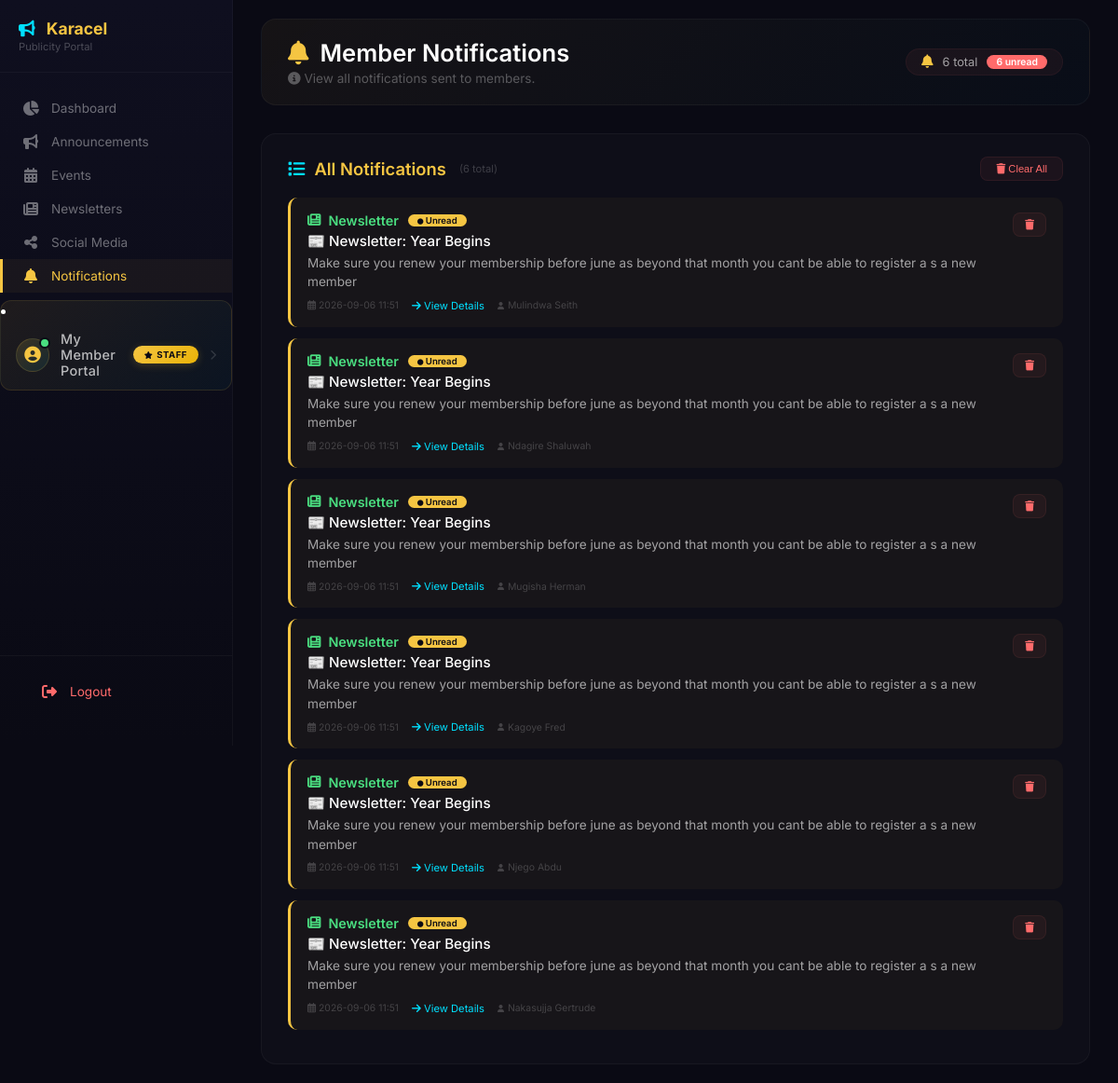
/publicity/notifications (signed in), run on an earlier commit of the app's database.
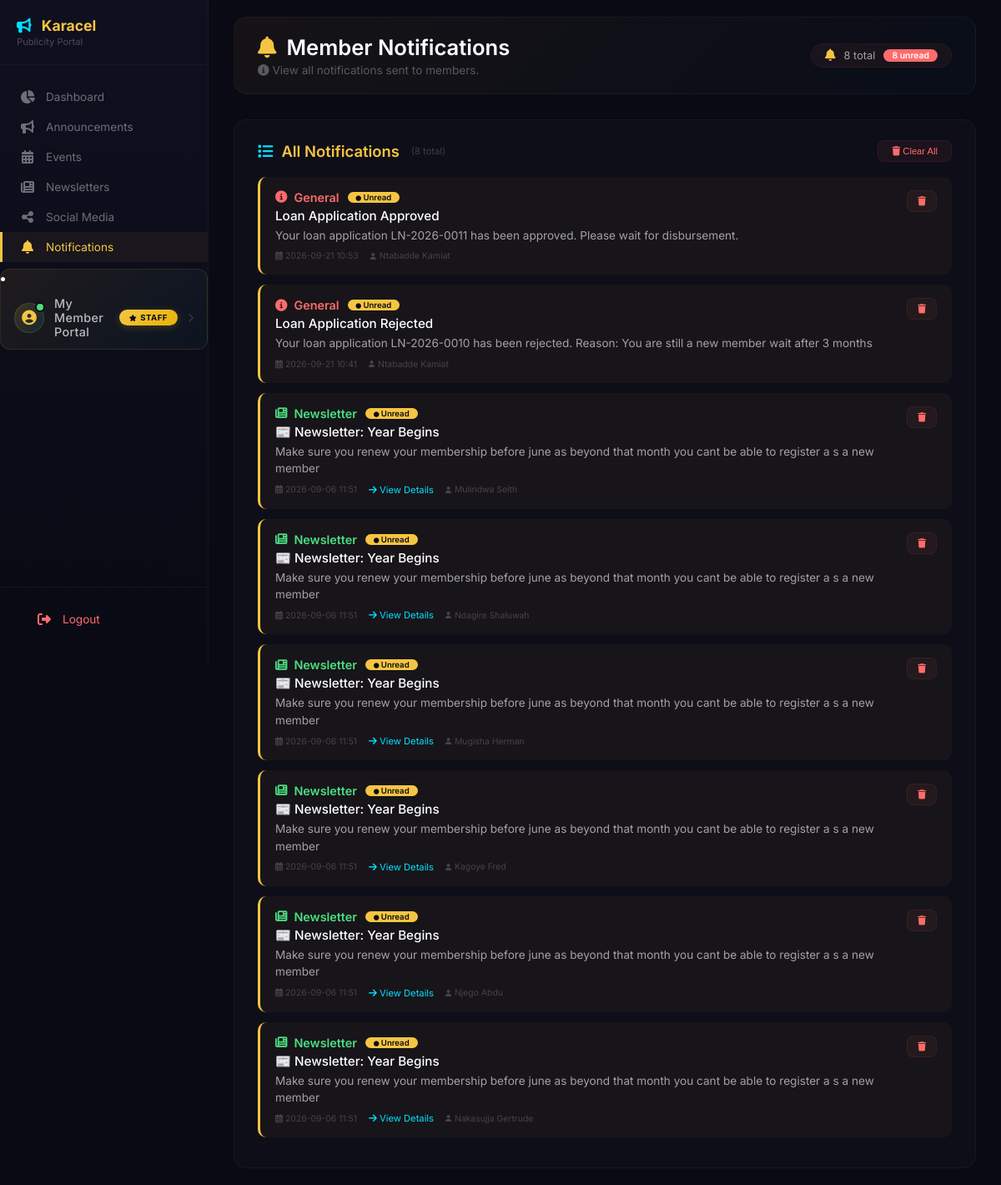
And on a later commit of the database.
### tables this page shows
CREATE TABLE notifications (
        id INTEGER PRIMARY KEY AUTOINCREMENT,
        user_id INTEGER NOT NULL,
        title TEXT NOT NULL,
        message TEXT NOT NULL,
        notification_type TEXT DEFAULT 'general',
        is_read INTEGER DEFAULT 0,
        created_at TIMESTAMP DEFAULT CURRENT_TIMESTAMP, type TEXT DEFAULT 'general', link TEXT,
        FOREIGN KEY (user_id) REFERENCES users(id)
    );

CREATE TABLE users (
        id INTEGER PRIMARY KEY AUTOINCREMENT,
        full_name TEXT NOT NULL,
        gender TEXT,
        dob TEXT,
        sacco_number TEXT UNIQUE NOT NULL,
        email TEXT,
        phone TEXT,
        address TEXT,
        password TEXT NOT NULL,
        role TEXT DEFAULT 'member',
        status TEXT DEFAULT 'active',
        savings_balance REAL DEFAULT 0,
        next_of_kin_name TEXT,
        relationship TEXT,
        next_of_kin_phone TEXT,
        registration_date TIMESTAMP DEFAULT CURRENT_TIMESTAMP
    , kai_shares INTEGER DEFAULT 0, ks_shares INTEGER DEFAULT 0, kac_paid INTEGER DEFAULT 0, kac_paid_date TEXT, registration_fee_paid INTEGER DEFAULT 0, registration_fee_paid_date TEXT);

### app.py (the view)
@app.route("/publicity/notifications")
def publicity_notifications():
    if session.get("role") not in ["publicity", "secretary", "treasurer", "admin"]:
        flash('Access denied', 'danger')
        return redirect("/login")
    conn = get_db()
    conn.row_factory = sqlite3.Row
    try:
        notifications = conn.execute("""
            SELECT n.*, u.full_name as member_name
            FROM notifications n
            JOIN users u ON n.user_id = u.id
            ORDER BY n.created_at DESC
            LIMIT 100
        """).fetchall()
    except sqlite3.Error as e:
        flash(f'Database error: {str(e)}', 'danger')
        return redirect("/publicity/dashboard")
    finally:
        conn.close()
    return render_template("publicity/publicity-notifications.html", notifications=notifications)

### app.py (called while the page is built)
def get_db():
    conn = sqlite3.connect("sacco.db")
    conn.row_factory = sqlite3.Row
    return conn

@app.context_processor
def inject_globals():
    from datetime import datetime
    completed_loans = 0
    try:
        if 'user_id' in session:
            role = session.get('role', '')
            if role in ['treasurer', 'admin', 'chairperson']:
                db = get_db()
                completed_loans = db.execute("SELECT COUNT(*) FROM loans WHERE status = 'completed'").fetchone()[0]
                db.close()
    except Exception as e:
        print(f"Error getting completed_loans: {e}")
    return {
        'now': datetime.now(),
        'completed_loans': completed_loans
    }

### templates/publicity/publicity-notifications.html (shortened to what the changed rows need)
{% extends "publicity/publicity-base.html" %}
{% block content %}
<div class="publicity-notifications">
    <div style="display:flex; justify-content:space-between; align-items:center; flex-wrap:wrap; margin-bottom:30px; background:linear-gradient(135deg, rgba(245,197,66,0.05), rgba(0,224,255,0.02)); border-radius:16px; padding:20px 28px; border:1px solid rgba(255,255,255,0.04);">
        <div>
            <h1 style="font-size:1.6rem; font-weight:600; margin:0; display:flex; align-items:center; gap:12px;">
                <i class="fas fa-bell" style="color:#f5c542;"></i>
                Member Notifications
            </h1>
        </div>
        <div style="display:flex; align-items:center; gap:10px; background:rgba(255,107,107,0.06); padding:6px 16px; border-radius:30px; border:1px solid rgba(255,107,107,0.06);">
            <i class="fas fa-bell" style="color:#f5c542; font-size:0.9rem;"></i>
            <span style="color:rgba(255,255,255,0.6); font-size:0.8rem;">{{ notifications|length }} total</span>
            {% set unread_count = notifications|selectattr('is_read', 'equalto', 0)|list|length %}
            {% if unread_count > 0 %}
                <span style="background:#ff6b6b; color:#fff; padding:1px 10px; border-radius:20px; font-size:0.65rem; font-weight:600;">{{ unread_count }} unread</span>
            {% endif %}
        </div>
    </div>
    <div style="background:rgba(255,255,255,0.02); border:1px solid rgba(255,255,255,0.04); border-radius:16px; padding:24px 28px;">
        <div style="display:flex; justify-content:space-between; align-items:center; margin-bottom:18px;">
            <h3 style="color:#f5c542; font-size:1.15rem; font-weight:600; margin:0; display:flex; align-items:center; gap:10px;">
                <i class="fas fa-list" style="color:#00e0ff;"></i>
                All Notifications
                <span style="font-size:0.7rem; color:rgba(255,255,255,0.2); font-weight:400; margin-left:4px;">
                    ({{ notifications|length }} total)
                </span>
            </h3>
        </div>
        {% if notifications %}
            {% for notification in notifications %}
            <div style="background:rgba(255,255,255,0.02); border-radius:10px; padding:16px 18px; margin-bottom:12px; border-left:3px solid {% if notification.type == 'announcement' %}#f5c542{% elif notification.type == 'event' %}#00e0ff{% elif notification.type == 'newsletter' %}#4ade80{% else %}#ff6b6b{% endif %}; {% if not notification.is_read %}background:rgba(245,197,66,0.04); border-left-color:#f5c542;{% endif %} transition:all 0.2s;" onmouseover="this.style.background='rgba(255,255,255,0.04)'" onmouseout="this.style.background='rgba(255,255,255,0.02){% if not notification.is_read %};background:rgba(245,197,66,0.04){% endif %}'">
                    <div style="display:flex; justify-content:space-between; align-items:flex-start; flex-wrap:wrap; gap:10px;">
                        <div style="flex:1; min-width:150px;">
                            <div style="display:flex; align-items:center; gap:10px; flex-wrap:wrap; margin-bottom:4px;">
                                <div style="display:flex; align-items:center; gap:8px;">
                                    {% if notification.type == 'announcement' %}
                                        <i class="fas fa-bullhorn" style="color:#f5c542; font-size:0.9rem;"></i>
                                        <span style="color:#f5c542; font-weight:600; font-size:0.9rem;">Announcement</span>
                                    {% elif notification.type == 'event' %}
                                        <i class="fas fa-calendar-alt" style="color:#00e0ff; font-size:0.9rem;"></i>
                                        <span style="color:#00e0ff; font-weight:600; font-size:0.9rem;">Event</span>
                                    {% elif notification.type == 'newsletter' %}
                                        <i class="fas fa-newspaper" style="color:#4ade80; font-size:0.9rem;"></i>
                                        <span style="color:#4ade80; font-weight:600; font-size:0.9rem;">Newsletter</span>
                                    {% else %}
                                        <i class="fas fa-info-circle" style="color:#ff6b6b; font-size:0.9rem;"></i>
                                        <span style="color:#ff6b6b; font-weight:600; font-size:0.9rem;">General</span>
                                    {% endif %}
                                </div>
                                {% if not notification.is_read %}
                                    <span style="background:#f5c542; color:#0a0a14; padding:1px 10px; border-radius:12px; font-size:0.6rem; font-weight:600;">
                                        <i class="fas fa-circle" style="font-size:0.4rem;"></i> Unread
                                    </span>
                                {% else %}
                                    <span style="color:rgba(255,255,255,0.15); font-size:0.6rem;">
                                        <i class="fas fa-check-circle" style="color:#4ade80;"></i> Read
                                    </span>
                                {% endif %}
                            </div>
                            <div style="color:#fff; font-size:0.95rem; font-weight:500; margin-top:4px;">{{ notification.title }}</div>
                            <div style="color:rgba(255,255,255,0.6); font-size:0.85rem; margin-top:4px; line-height:1.5;">{{ notification.message }}</div>
                            <div style="font-size:0.65rem; color:rgba(255,255,255,0.2); margin-top:8px; display:flex; align-items:center; gap:14px; flex-wrap:wrap;">
                                <span><i class="far fa-calendar-alt"></i> {{ notification.created_at[:16] }}</span>
                                {% if notification.link %}
                                    <a href="{{ notification.link }}" style="color:#00e0ff; text-decoration:none; font-size:0.7rem; transition:all 0.3s;" onmouseover="this.style.color='#66ecff'" onmouseout="this.style.color='#00e0ff'">
                                        <i class="fas fa-arrow-right"></i> View Details
                                    </a>
                                {% endif %}
                                <span style="display:flex; align-items:center; gap:4px;">
                                    <i class="fas fa-user" style="font-size:0.5rem;"></i>
                                    <span>{{ notification.member_name|default('Member') }}</span>
                                </span>
                            </div>
                        </div>
                        <form method="POST" action="/publicity/notification/delete/{{ notification.id }}" style="margin-left:10px;">
                            <button type="submit" onclick="return confirm('Delete this notification?')" style="background:rgba(255,107,107,0.06); border:1px solid rgba(255,107,107,0.08); color:#ff6b6b; padding:6px 12px; border-radius:8px; cursor:pointer; font-size:0.7rem; transition:all 0.3s;" onmouseover="this.style.background='rgba(255,107,107,0.12)'" onmouseout="this.style.background='rgba(255,107,107,0.06)'">
                                <i class="fas fa-trash"></i>
                            </button>
                        </form>
                    </div>
                </div>
            {% endfor %}
        {% endif %}
    </div>
</div>
{% endblock %}

What changed in the data, as far as the page shows it:
added notifications: type "general" (drawn), is_read 0 (drawn), title "Loan Application Approved", message "Your loan application LN-2026-0011 has been approved. Please wait for disbursement.", created_at "2026-09-21 10:53", member_name "Ntabadde Kamiat"
added notifications: type "general" (drawn), is_read 0 (drawn), title "Loan Application Rejected", message "Your loan application LN-2026-0010 has been rejected. Reason: You are still a new member wait after 3 months", created_at "2026-09-21 10:41", member_name "Ntabadde Kamiat"
Also different on the page:
{{ notifications|length }}: "6" → "8"
{{ unread_count }}: "6" → "8"
